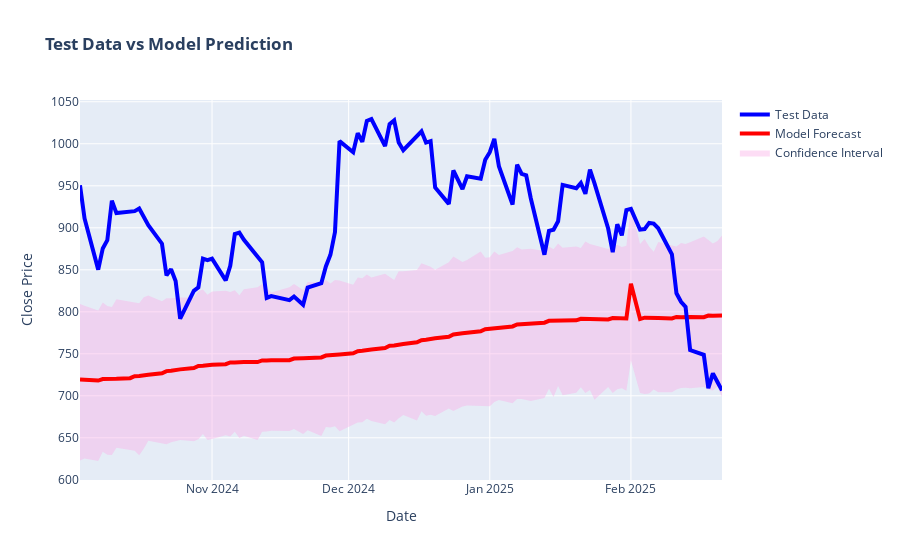

Notebook code for this chart:
### Code cell
fig2 = go.Figure()

fig2.add_trace(go.Scatter(
    name='Confidence Interval',
    x=test_forecast['ds'],
    y=test_forecast['yhat_upper'],
    mode='lines',
    line=dict(width=0),
    showlegend=False
))

fig2.add_trace(go.Scatter(
    name='Confidence Interval',
    x=test_forecast['ds'],
    y=test_forecast['yhat_lower'],
    mode='lines',
    line=dict(width=0),
    marker=dict(color='green'),
    fill='tonexty',
    fillcolor='rgba(250,170,230, 0.4)'
))

fig2.add_trace(go.Scatter(
    x=test_forecast['ds'],
    y=test_forecast['yhat'],
    mode='lines',
    name='Model Forecast',
    line=dict(color='red', width=4)
))

fig2.add_trace(go.Scatter(
    x=test_df['ds'],
    y=test_df['y'],
    mode='lines',
    name='Test Data',
    line=dict(color='blue', width=4)
))

fig2.update_layout(
    title='<b>Test Data vs Model Prediction</b>',
    xaxis_title='Date',
    yaxis_title='Close Price'
)

fig2.show()
